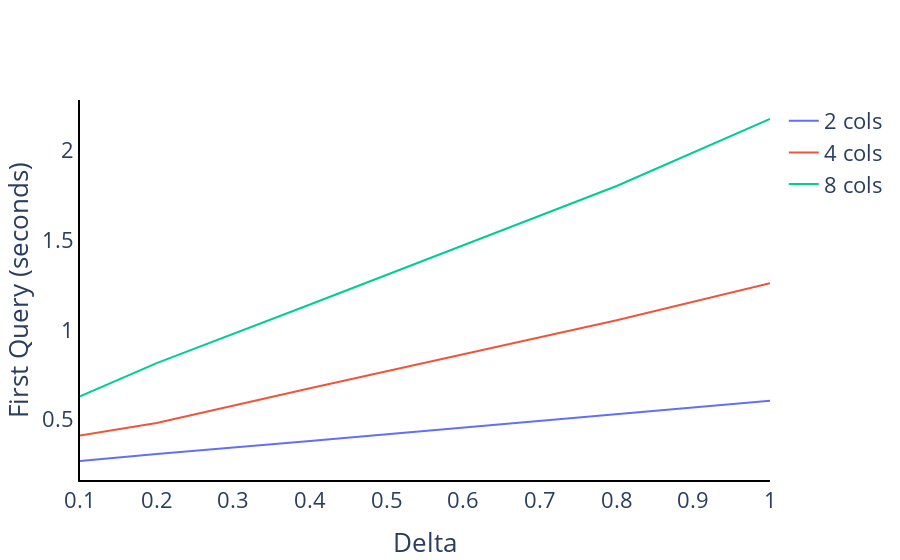

Source (notebook cell):
### Markdown cell above
# Impacts of the delta
In this section we study the impacts of the delta on progressive indexes. To analyze this we experimented with the Uniform benchmark, with 30 million rows, 1% query selectivity, 1000 queries, and 2, 4, and 8 columns. On the algorithms side, we executed the Progressive KDTree with differente deltas, i.e., 0.1, 0.2, 0.4, 0.8, and 1.0.

Figure \ref{fig:delta_exp_fist_query} shows the difference on first query response time as we increase the delta. With delta equal 0.1, around 1% of the table is reorganized, which is why the Progressive KDTree takes 100 queries to converge. While, if the delta is equal to 1, then the Progressive KDTree behaves exactly as a Full Index, as it will fully reorganize the data.

Payoff Figure \ref{fig:delta_exp_payoff}.

The number of queries to converge is independent of the number of attributes in the table, as shown in Figure \ref{fig:delta_exp_convergence}. This is because the delta termines the percentage of the table being reorganized each query.

Finally, the delta does not greatly influence the total response time, as shown in Figure \ref{fig:delta_exp_total_response_time}. As the main point of choosing the delta is the balance between a costly first query and low convergence time.

### Code cell
a = delta_exp_first_query()
save_figure(a, 'delta_exp_first_query.pdf')
a

### Figure 1 — Plotly figure (JSON) as saved in the notebook; plotly's stock layout.template omitted (floating-point values rounded to 4 significant figures)
{"data": [{"mode": "lines", "name": "2 cols", "type": "scatter", "x": [0.1, 0.2, 0.4, 0.8, 1], "y": [0.2703, 0.3096, 0.3818, 0.5341, 0.6064]}, {"mode": "lines", "name": "4 cols", "type": "scatter", "x": [0.1, 0.2, 0.4, 0.8, 1], "y": [0.4126, 0.482, 0.6754, 1.054, 1.26]}, {"mode": "lines", "name": "8 cols", "type": "scatter", "x": [0.1, 0.2, 0.4, 0.8, 1], "y": [0.6298, 0.8154, 1.142, 1.801, 2.175]}], "layout": {"bargap": 0, "font": {"size": 22}, "plot_bgcolor": "rgba(0,0,0,0)", "showlegend": true, "xaxis": {"linecolor": "black", "linewidth": 2, "showline": true, "title": {"text": "Delta"}}, "yaxis": {"linecolor": "black", "linewidth": 2, "showline": true, "title": {"text": "First Query (seconds)"}}}}
